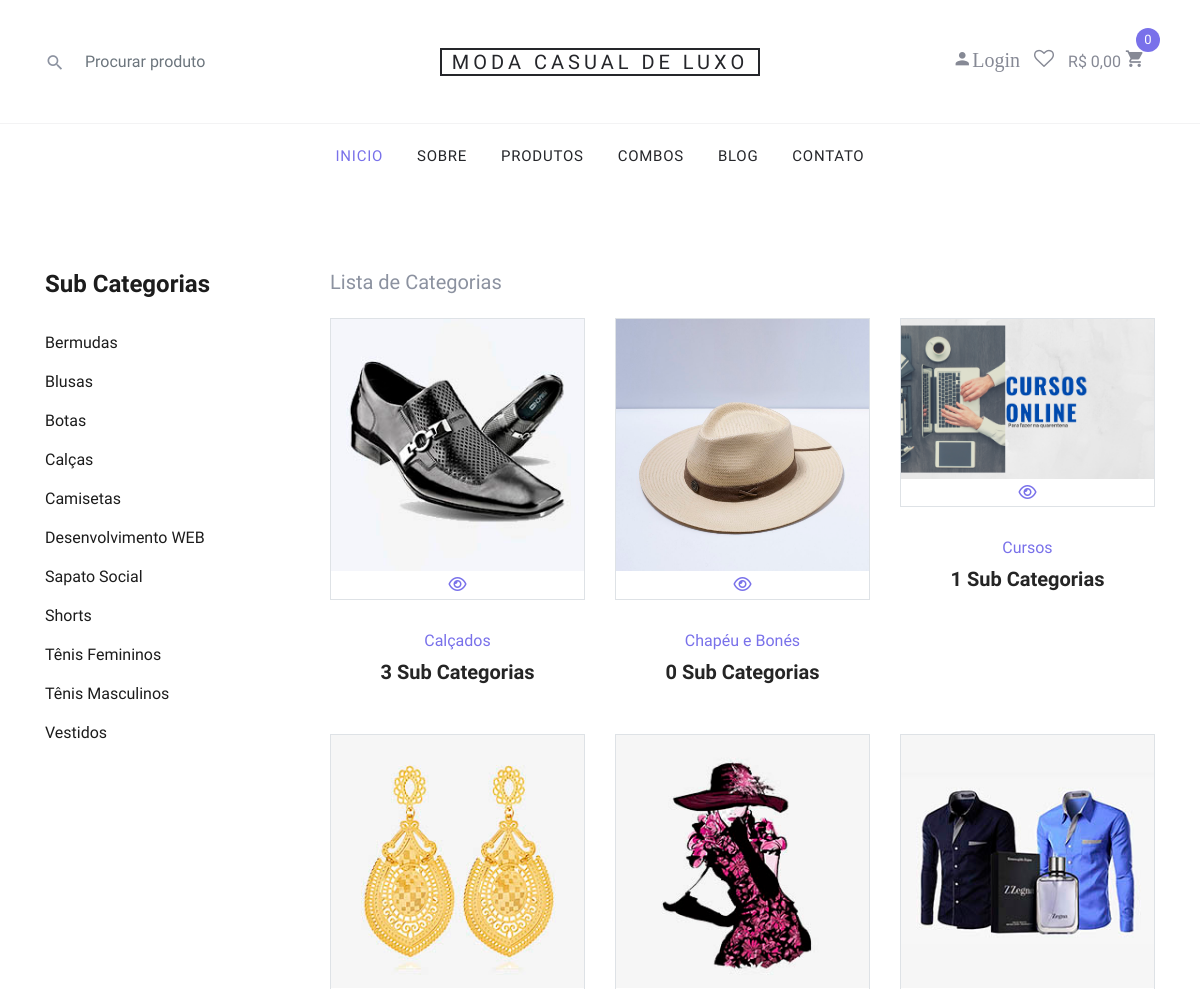
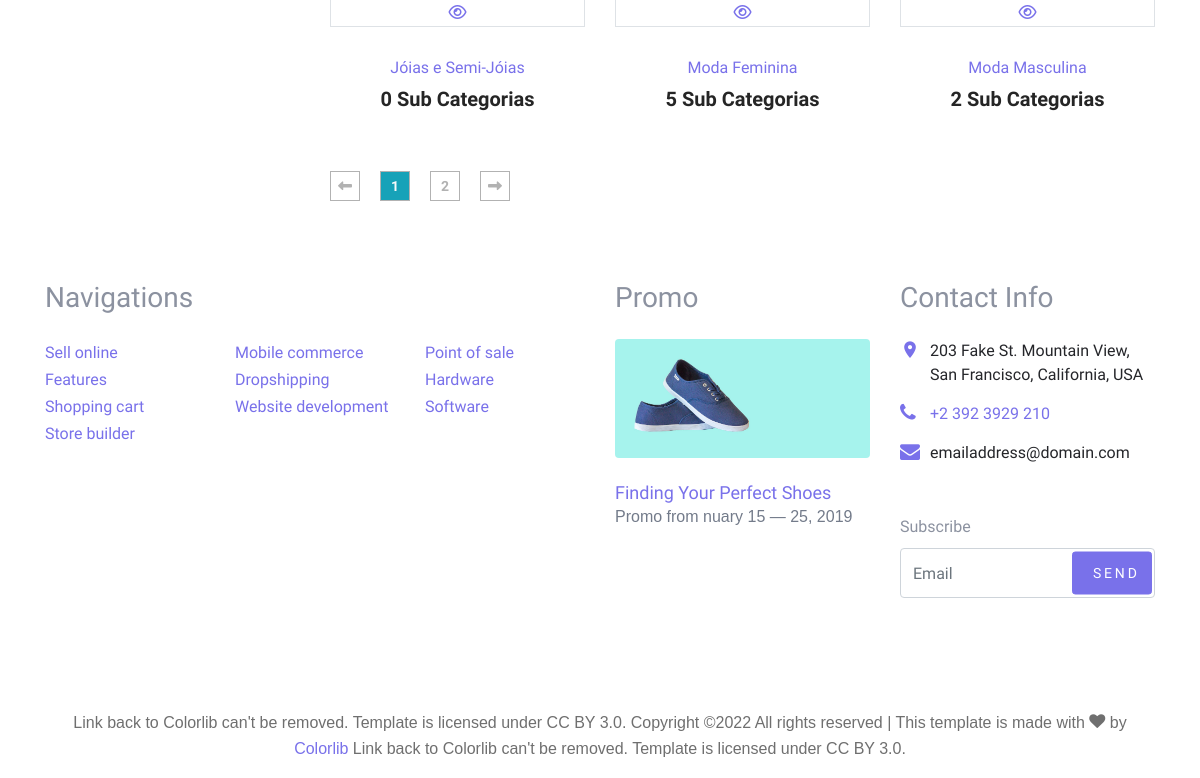
The page /lojaVirtualPHP/categorias.php on the database its author committed (2 pictures, top to bottom).
### tables this page shows
CREATE TABLE `sub_categorias` (
  `id` int(11) NOT NULL AUTO_INCREMENT,
  `nome` varchar(50) NOT NULL,
  `nome_url` varchar(50) NOT NULL,
  `imagem` varchar(100) NOT NULL,
  `id_categoria` int(11) NOT NULL,
  PRIMARY KEY (`id`)
);

CREATE TABLE `categorias` (
  `id` int(11) NOT NULL AUTO_INCREMENT,
  `nome` varchar(50) NOT NULL,
  `nome_url` varchar(50) NOT NULL,
  `imagem` varchar(100) NOT NULL,
  PRIMARY KEY (`id`)
);

### lojaVirtualPHP/config.php (called while the page is built, shortened)
<?php
$itens_por_pagina = 6;
?>

### lojaVirtualPHP/categorias.php (the view, shortened to what this page needs)
<?php
require_once("cabecalho.php");
?>
<?php
if(@$_GET['pagina'] != null){
    $pag = $_GET['pagina'];
}else{
    $pag = 0;
}
$limite = $pag * @$itens_por_pagina;
$pagina = $pag;
$nome_pag = 'categorias.php';
 ?>
<section class="product spad">
    <div class="container">
        <div class="row">
            <div class="col-lg-3 col-md-5">
                <div class="sidebar">
                    <div class="sidebar__item">
                        <h4>Sub Categorias</h4>
                        <ul>
                            <?php
                            $query = $pdo->query("SELECT * FROM sub_categorias order by nome asc ");
                            $res = $query->fetchAll(PDO::FETCH_ASSOC);
                            for ($i=0; $i < count($res); $i++) {
                              $nome = $res[$i]['nome'];
                              $nome_url = $res[$i]['nome_url'];
                              ?>
                              <li><a href="produtos-<?php echo $nome_url ?>"><?php echo $nome ?></a></li>
                          <?php } ?>
                      </ul>
                  </div>
              </div>
          </div>
          <div class="col-lg-9 col-md-7">
<h5>Lista de Categorias</h5>
            <div class="row mt-4">
               <?php
               $query = $pdo->query("SELECT * FROM categorias order by nome asc LIMIT $limite, $itens_por_pagina");
               $res = $query->fetchAll(PDO::FETCH_ASSOC);
               for ($i=0; $i < count($res); $i++) {
                  $nome = $res[$i]['nome'];
                  $imagem = $res[$i]['imagem'];
                  $nome_url = $res[$i]['nome_url'];
                  $id = $res[$i]['id'];
                  $query2 = $pdo->query("SELECT * FROM sub_categorias where id_categoria = '$id' ");
                  $res2 = $query2->fetchAll(PDO::FETCH_ASSOC);
                  $total_itens = @count($res2);
                  $query3 = $pdo->query("SELECT * FROM categorias ");
                  $res3 = $query3->fetchAll(PDO::FETCH_ASSOC);
                  $num_total = @count($res3);
                  $num_paginas = ceil($num_total/$itens_por_pagina);
                  ?>
                  <div class="col-lg-4 col-md-6 col-sm-6">
                    <div class="product__item">
                        <div>
<a href="sub-categoria-de-<?php echo $nome_url ?>"><figure class="block-4-image text-center border">
                    <img src="img/categorias/<?php echo $imagem ?>" alt="Image placeholder" class="img-fluid">
                    <i class="fa fa-eye"></i>
                  </figure></a>
                        </div>
                        <div class="product__item__text">
                            <a href="sub-categoria-de-<?php echo $nome_url ?>"><h6><?php echo $nome ?></h6>
                                <h5><?php echo $total_itens ?> Sub Categorias</h5></a>
                            </div>
                        </div>
                    </div>
                <?php } ?>
            </div>
            <div class="product__pagination">
                <a href="<?php echo $nome_pag ?>?pagina=0"><i class="fa fa-long-arrow-left"></i></a>
                <?php
                    for($i = 0; $i < @$num_paginas; $i++){
                        $estilo = '';
                        if($pagina == $i){
                            $estilo = 'bg-info text-light';
                        }
                        if($pagina >= ($i - 2) && $pagina <= ($i + 2)){ ?>
                         <a href="<?php echo $nome_pag ?>?pagina=<?php echo $i ?>" class="<?php echo $estilo ?>"><?php echo $i + 1 ?></a>
                       <?php }
                    }
                 ?>
                <a href="<?php echo $nome_pag ?>?pagina=<?php echo $num_paginas - 1 ?>"><i class="fa fa-long-arrow-right"></i></a>
            </div>
        </div>
    </div>
</div>
</section>
<?php
require_once("rodape.php");
?>

### lojaVirtualPHP/cssH/style.css (style rules this page uses)
html, body { height: 100%; font-family: "Cairo", sans-serif; -webkit-font-smoothing: antialiased; font-smoothing: antialiased; }
h1, h2, h3, h4, h5, h6 { margin: 0; color: #111111; font-weight: 400; font-family: "Cairo", sans-serif; }
h4 { font-size: 24px; }
h5 { font-size: 18px; }
h6 { font-size: 16px; }
img { max-width: 100%; }
ul, ol { padding: 0; margin: 0; }
.spad { padding-top: 100px; padding-bottom: 100px; }
.sidebar__item { margin-bottom: 35px; }
.sidebar__item h4 { color: #1c1c1c; font-weight: 700; margin-bottom: 25px; }
.sidebar__item ul li { list-style: none; }
.sidebar__item ul li a { font-size: 16px; color: #1c1c1c; line-height: 39px; display: block; }
.product { padding-top: 80px; padding-bottom: 80px; }
.product__item { margin-bottom: 50px; }
.product__item__text { text-align: center; padding-top: 15px; }
.product__item__text h6 { margin-bottom: 10px; }
.product__item__text h5 { color: #252525; font-weight: 700; }
.product__pagination, .blog__pagination { padding-top: 10px; }
.product__pagination a, .blog__pagination a { display: inline-block; width: 30px; height: 30px; border: 1px solid #b2b2b2; font-size: 14px; color: #b2b2b2; font-weight: 700; line-height: 28px; text-align: center; margin-right: 16px; -webkit-transition: all, 0.3s; -moz-transition: all, 0.3s; -ms-transition: all, 0.3s; -o-transition: all, 0.3s; transition: all, 0.3s; }
.product__pagination a:last-child, .blog__pagination a:last-child { margin-right: 0; }
@media only screen and (min-width: 1200px) { .container { max-width: 1170px; } }

### lojaVirtualPHP/css/style.css (style rules this page uses)
body { line-height: 1.7; color: #8c92a0; font-weight: 300; font-size: 16px; }
a { -webkit-transition: .3s all ease; -o-transition: .3s all ease; transition: .3s all ease; }

### rows shown on the page
sub_categorias: nome "Bermudas"
sub_categorias: nome "Blusas"
sub_categorias: nome "Botas"
sub_categorias: nome "Calças"
sub_categorias: nome "Camisetas"
sub_categorias: nome "Desenvolvimento WEB"
sub_categorias: nome "Sapato Social"
sub_categorias: nome "Shorts"
sub_categorias: nome "Tênis Femininos"
sub_categorias: nome "Tênis Masculinos"
sub_categorias: nome "Vestidos"
categorias: imagem (picture), nome "Calçados", total_itens "3"
categorias: imagem (picture), nome "Chapéu e Bonés", total_itens "0"
categorias: imagem (picture), nome "Cursos", total_itens "1"
categorias: imagem (picture), nome "Jóias e Semi-Jóias", total_itens "0"
categorias: imagem (picture), nome "Moda Feminina", total_itens "5"
categorias: imagem (picture), nome "Moda Masculina", total_itens "2"

### other values the page prints
$Gnome_loja "MODA CASUAL DE LUXO"
$total_c "0,00"
$linhas "0"
